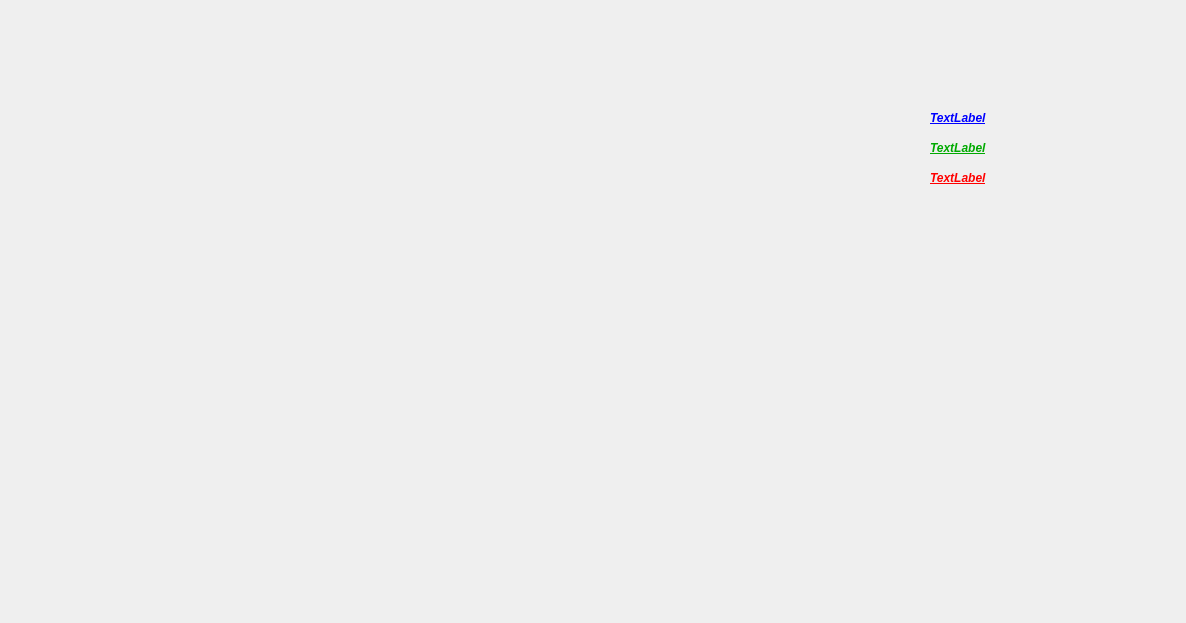
<?xml version="1.0" encoding="UTF-8"?>
<ui version="4.0">
 <class>statistique</class>
 <widget class="QDialog" name="statistique">
  <property name="geometry">
   <rect>
    <x>0</x>
    <y>0</y>
    <width>1186</width>
    <height>623</height>
   </rect>
  </property>
  <property name="windowTitle">
   <string>Dialog</string>
  </property>
  <widget class="QLabel" name="label_2">
   <property name="geometry">
    <rect>
     <x>930</x>
     <y>110</y>
     <width>141</width>
     <height>16</height>
    </rect>
   </property>
   <property name="font">
    <font>
     <weight>75</weight>
     <italic>true</italic>
     <bold>true</bold>
     <underline>true</underline>
    </font>
   </property>
   <property name="styleSheet">
    <string notr="true">color: rgb(0, 0, 255);</string>
   </property>
   <property name="text">
    <string>TextLabel</string>
   </property>
  </widget>
  <widget class="QLabel" name="label_3">
   <property name="geometry">
    <rect>
     <x>930</x>
     <y>140</y>
     <width>141</width>
     <height>16</height>
    </rect>
   </property>
   <property name="font">
    <font>
     <weight>75</weight>
     <italic>true</italic>
     <bold>true</bold>
     <underline>true</underline>
    </font>
   </property>
   <property name="styleSheet">
    <string notr="true">color: rgb(0, 170, 0);</string>
   </property>
   <property name="text">
    <string>TextLabel</string>
   </property>
  </widget>
  <widget class="QLabel" name="label_4">
   <property name="geometry">
    <rect>
     <x>930</x>
     <y>170</y>
     <width>141</width>
     <height>16</height>
    </rect>
   </property>
   <property name="font">
    <font>
     <weight>75</weight>
     <italic>true</italic>
     <bold>true</bold>
     <underline>true</underline>
    </font>
   </property>
   <property name="styleSheet">
    <string notr="true">color: rgb(255, 0, 0);</string>
   </property>
   <property name="text">
    <string>TextLabel</string>
   </property>
  </widget>
 </widget>
 <resources/>
 <connections/>
</ui>
